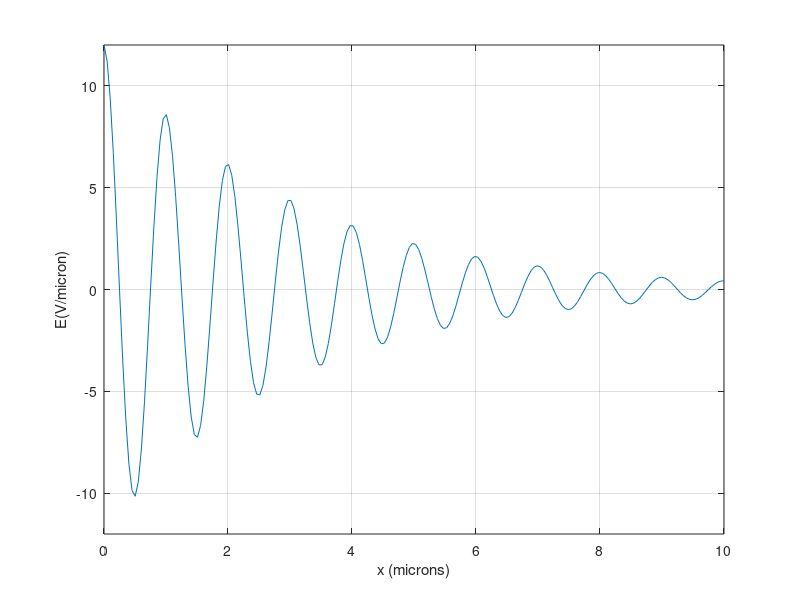

The MATLAB source for this figure:
%% plotDampedEfield
% plot a damped sinusoidal electric field
% with skin depth a
% domain is 0 to 10 microns

%% set parameters
a=3; % skin depth (microns)
E0=12; % magnitude of field at x=0 (V/micron)
lambda=1; % period of oscillation (microns)
xmin=0;
xmax=10;
Nx=200;

%% initialize arrays
x=linspace(xmin, xmax, Nx);
E=zeros(1,Nx);
%% calculate field
k=2*pi/lambda;
E=E0*cos(k*x).*exp(-x/a);
%% plot results
plot(x,E);
axis([xmin, xmax, -E0, E0]);
xlabel('x (microns)');
ylabel('E(V/micron)');
grid on